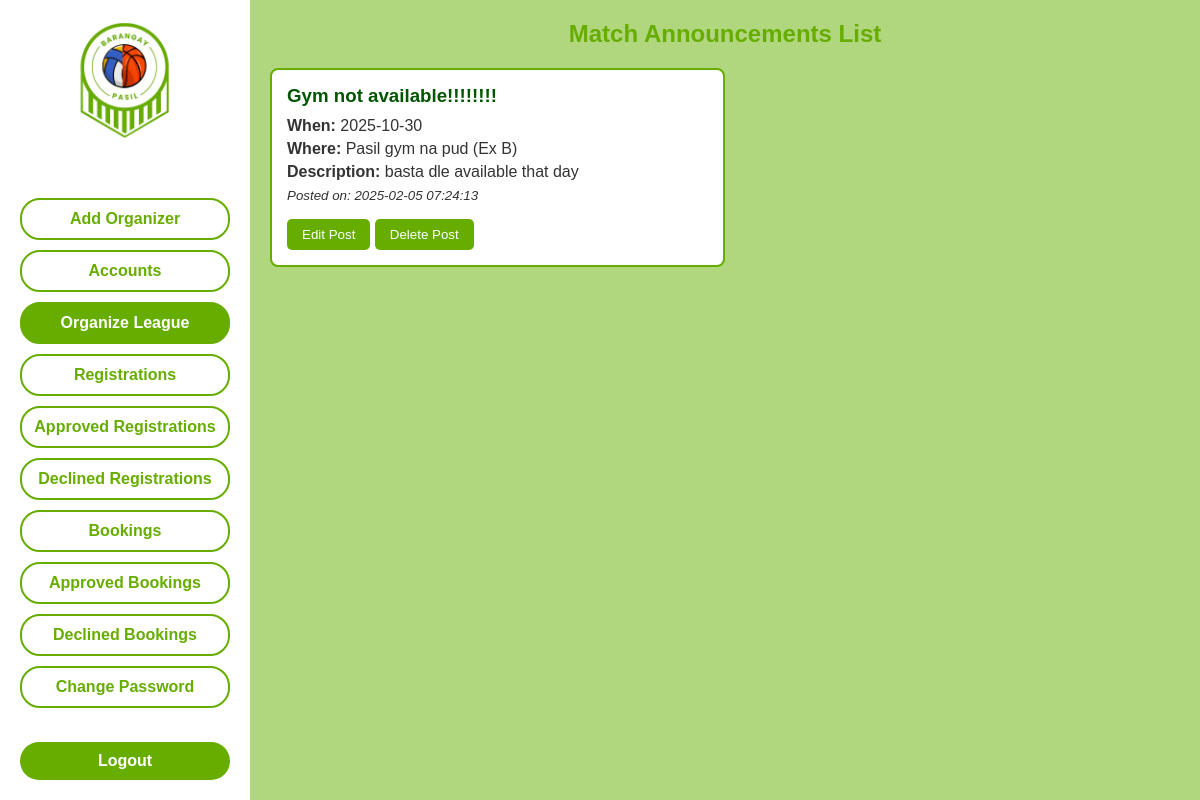
Page /admin/admin_announcement_list.php (signed in) on the committed database.
### tables this page shows
CREATE TABLE `bpslo_posts` (
  `id` int(11) NOT NULL,
  `post_id` varchar(50) NOT NULL,
  `what` text NOT NULL,
  `when` date NOT NULL,
  `where` text NOT NULL,
  `why` text NOT NULL,
  `created_at` timestamp NOT NULL DEFAULT current_timestamp()
);

### admin/admin_announcement_list.php (the view, shortened to what this page needs)
<?php
require_once '../db_connection.php';
$query = "SELECT
                id,
                what,
                `when`,
                `where`,
                why,
                created_at
            FROM bpslo_posts
            ORDER BY
            `when` DESC";
    $result = $mysqli->query($query);
?>
<!DOCTYPE html>
<html lang="en">
<head>
     <link rel="stylesheet" href="..//styles/admin_announcement_list.css">
</head>
<body>
    <div class="container">
        <aside class="sidebar">
        <a href="../admin/admin_dashboard.php">
                <img src="../images/logo.png" alt="Sports League Organizer Logo" class="logo">
            </a>
            <div class="nav-buttons">
            <button class="nav-btn" onclick="window.location.href='../admin/admin_add_organizer.php'">Add Organizer</button>
                <button class="nav-btn" onclick="window.location.href='../admin/admin_accounts.php'">Accounts</button>
                <button class="nav-btn selected">Organize League</button>
                <button class="nav-btn" onclick="window.location.href='../admin/admin_registrations.php'">Registrations</button>
                <button class="nav-btn" onclick="window.location.href='../admin/admin_registrations_approved.php'">Approved Registrations</button>
                <button class="nav-btn" onclick="window.location.href='../admin/admin_registrations_declined.php'">Declined Registrations</button>
                <button class="nav-btn" onclick="window.location.href='../admin/admin_bookings.php'">Bookings</button>
                <button class="nav-btn" onclick="window.location.href='../admin/admin_bookings_approved.php'">Approved Bookings</button>
                <button class="nav-btn" onclick="window.location.href='../admin/admin_bookings_declined.php'">Declined Bookings</button>
                <button class="nav-btn" onclick="window.location.href='../admin/admin_change_password.php'">Change Password</button>
            </div>
            <form id="logout-form" method="POST" action="../admin/logout.php">
                <button type="submit" class="logout-btn">Logout</button>
            </form>
        </aside>
        <main class="main-content">
        <h2>Match Announcements List</h2>
        <?php if ($result && $result->num_rows > 0): ?>
            <?php while ($row = $result->fetch_assoc()): ?>
                <div class="announcement">
                    <h3><?= htmlspecialchars($row['what']) ?></h3>
                    <p><strong>When:</strong> <?= htmlspecialchars($row['when']) ?></p>
                    <p><strong>Where:</strong> <?= htmlspecialchars($row['where']) ?></p>
                    <p><strong>Description:</strong> <?= nl2br(htmlspecialchars($row['why'])) ?></p>
                    <p><small><em>Posted on: <?= htmlspecialchars($row['created_at']) ?></em></small></p>
                    <button><a href="../admin/admin_announcement_edit.php?id=<?= $row['id']; ?>">Edit Post</a></button>
                    <button class="delete-btn" onclick="openModal(<?= $row['id']; ?>)">Delete Post</button>
                </div>
            <?php endwhile; ?>
        <?php else: ?>
            <p>No league announcements found.</p>
        <?php endif; ?>
        </main>
    </div>
</body>
</html>

### styles/admin_announcement_list.css (style rules this page uses)
body { font-family: Arial, sans-serif; background-color: #f4f4f4; margin: 0; padding: 0; }
.announcement { margin-bottom: 20px; padding: 15px; border: 2px solid #66AD00; border-radius: 8px; background-color: white; width: 50%; }
.announcement h3 { margin-bottom: 10px; color: #005500; }
.announcement p { margin: 5px 0; color: #333333; }
.announcement button { margin-top: 10px; background-color: #66AD00; color: white; border: none; padding: 8px 15px; border-radius: 5px; cursor: pointer; }
.announcement button a { color: white; text-decoration: none; }
:root { --light-green: #B0D77E; --green: #66AD00; --white: #FFFFFF; --font-family: 'Poppins', sans-serif; }
* { margin: 0; padding: 0; box-sizing: border-box; font-family: var(--font-family); }
body, html { height: 100%; font-size: 16px; color: #333; background-color: var(--light-green); }
.container { display: flex; height: 100vh; }
.sidebar { background-color: var(--white); padding: 20px; width: 250px; display: flex; flex-direction: column; align-items: center; gap: 10px; }
.logo { width: 120px; margin-bottom: 20px; }
.nav-buttons { width: 100%; flex-grow: 1; display: flex; flex-direction: column; gap: 10px; justify-content: center; }
.nav-btn { width: 100%; padding: 10px 0; border: 2px solid var(--green); background-color: var(--white); color: var(--green); font-size: 16px; font-weight: bold; text-align: center; border-radius: 20px; cursor: pointer; transition: background-color 0.3s, color 0.3s; }
.nav-btn, .logout-btn { width: 100%; padding: 10px 0; border: 2px solid var(--green); background-color: var(--white); color: var(--green); font-size: 16px; font-weight: bold; text-align: center; border-radius: 20px; cursor: pointer; transition: background-color 0.3s, color 0.3s; }
.selected { background-color: var(--green); color: var(--white); }
.logout-btn { margin-top: auto; background-color: var(--green); color: var(--white); border: none; }
.main-content { flex-grow: 1; padding: 20px; background-color: var(--light-green); }
h2 { text-align: center; color: var(--green); margin-bottom: 20px; }
#logout-form { width: 100%; text-align: center; }
.logout-btn { margin-top: auto; background-color: var(--green); color: var(--white); border: none; padding: 10px 20px; font-size: 16px; cursor: pointer; border-radius: 20px; width: 100%; display: inline-block; text-align: center; transition: background-color 0.3s ease, color 0.3s ease, border 0.3s ease; }

### rows in the picture
bpslo_posts: what "Gym not available!!!!!!!!", when "2025-10-30", where "Pasil gym na pud (Ex B)", why "basta dle available that day", created_at "2025-02-05 07:24:13"
